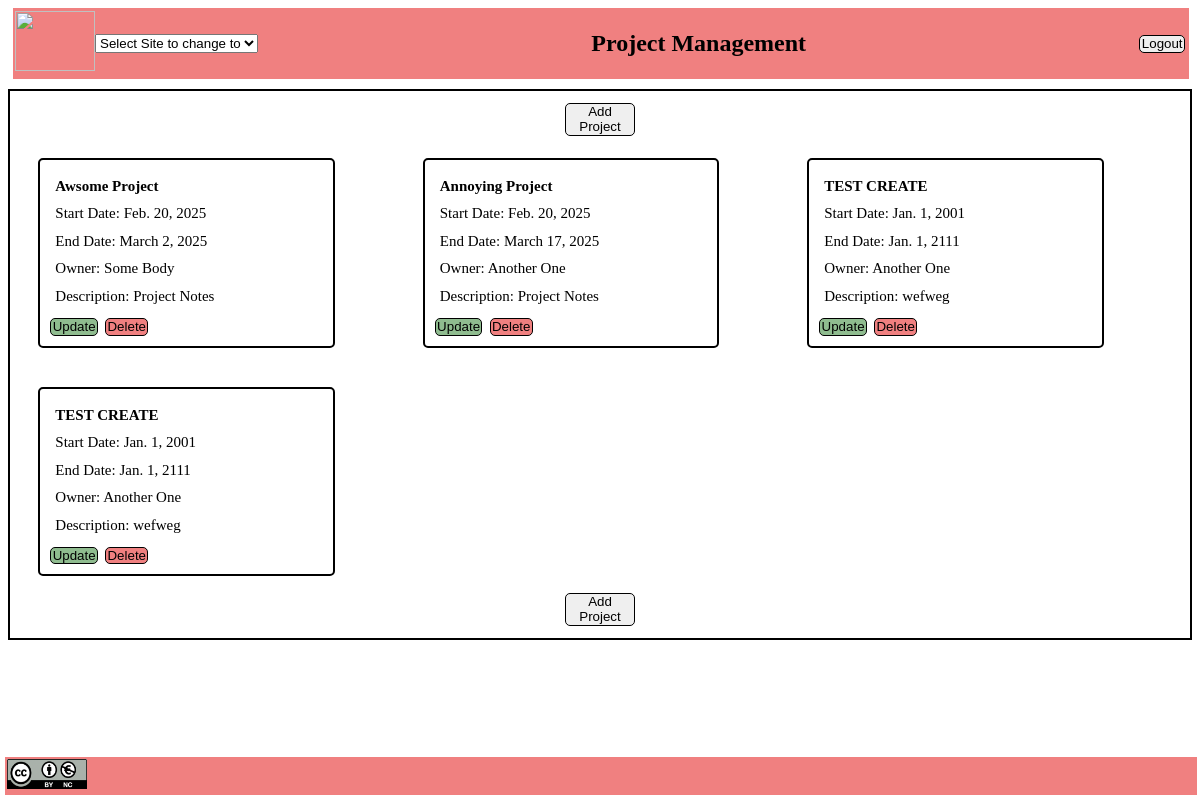
The app's page /projects/, older data.
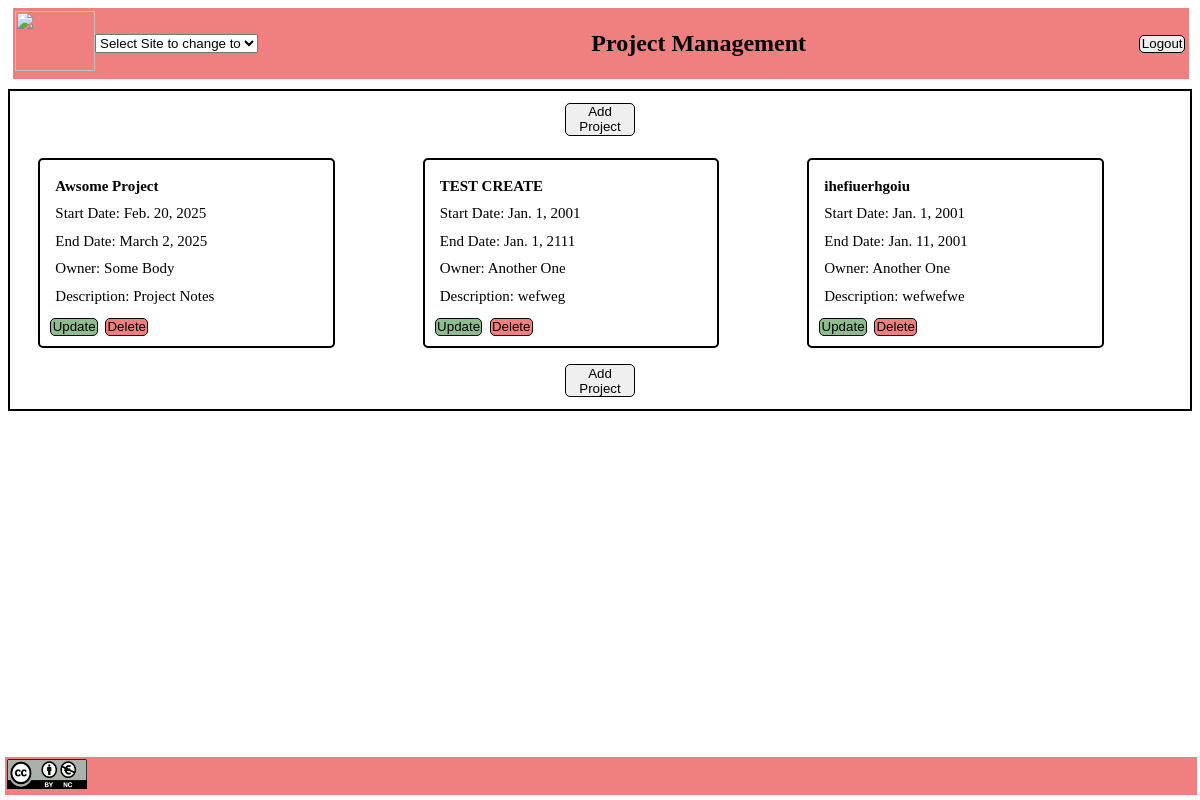
The same page, newer data.
### Projektmanagement/models.py (models this page shows, shortened)
class Project(models.Model):
    name = models.CharField(max_length=100)
    start_date = models.DateField(null=True, blank=True)
    end_date = models.DateField(null=True, blank=True)
    notes = models.TextField(null=True, blank=True)
    owner = models.ForeignKey(User, on_delete=models.DO_NOTHING)

class User(models.Model):
    firstName = models.CharField(max_length=255, null=True)
    lastName = models.CharField(max_length=255, null=True)
    role = models.CharField(max_length=50)
    workhours = models.IntegerField(null=True)
    def __str__(self):
        return self.firstName + ' ' + self.lastName

### Projektmanagement/views.py (the view)
# urls.py: path('projects/', views.project_overview, name='project_overview'),
def project_overview(request):
    all_projects = Project.objects.all().order_by('id')
    paginator = Paginator(all_projects, 6)
    page_number = request.GET.get('page')
    projects = paginator.get_page(page_number)
    return render(request, 'Project/ProjectOverview.html', {'projects': projects})

### Projektmanagement/Templates/Project/ProjectOverview.html (shortened to what this page needs)
{% extends "baseTemplate.html" %}
{% block content %}
    <div class="outer-container">
        {% include 'Project/Button.html' %}
        {% for project in projects %}
            {% if forloop.counter0|divisibleby:"3" %}
                <div class="row">
            {% endif %}
        <div class="container">
            <a class="project-link" href="{% url 'tasks_overview' project.id %}">
                <div class="entry">
                    <h3 class="text">{{ project.name }}</h3>
                    <p class="text">Start Date: {{ project.start_date }}</p>
                    <p class="text">End Date: {{ project.end_date }}</p>
                    <p class="text">Owner: {{ project.owner }}</p>
                    <p class="text description">Description: {{ project.notes | truncatechars:20 }}</p>
                </div>
            </a>
            <div class="action-buttons">
                <a href="{% url 'project_update' project.id %}">
                    <button type="button" style="background: darkseagreen;">Update</button>
                </a>
                <a href="{% url 'project_delete' project.id %}">
                    <button type="button" style="background: lightcoral;">Delete</button>
                </a>
            </div>
        </div>
        {% if forloop.counter|divisibleby:"3" or forloop.last %}
            </div>
        {% endif %}
        {% empty %}
            <p>Keine Einträge vorhanden.</p>
        {% endfor %}
        {% include 'Project/Button.html' %}
    </div>
{% endblock %}

### Projektmanagement/Templates/baseTemplate.html (shortened to what this page needs)
{% load static %}
<!DOCTYPE html>
<html>
<head>
    <link rel="stylesheet" type="text/css" href="{% static 'styles.css' %}">
</head>
<body>
<div class="header-container">
    <a href="{% url 'project_overview' %}">
        <img id="logo" src="{% static 'logo.png' %}" class="top-left-image">
    </a>
    <form method="get" action="{% url 'main' %}">
        <select name="destination" onchange="this.form.submit()">
            <option value="default">Select Site to change to</option>
        </select>
    </form>
    <h2 class="center">Project Management</h2>
    <form method="post" action="{% url 'logout' %}">
        <button type="submit" class="btn btn-danger" style="margin-right: 5px;">Logout</button>
    </form>
</div>
{% block content %}
{% endblock %}
<footer class="footer">
    <img id="cc" src="{% static 'CC_BY_NC.png' %}" class="cc-image" alt="Creative Commons Licence CC BY NC">
</footer>
</body>
</html>

### Projektmanagement/Templates/Project/Button.html (shortened to what this page needs)
<div class="global-crud">
    <a href="{% url 'project_create' %}">
        <button type="button">Add Project</button>
    </a>
</div>

### Projektmanagement/static/styles.css (style rules this page uses)
button { padding-top: 0.75%; padding-bottom: 0.75%; padding-left: 3%; padding-right: 3%; border: 1px solid black; border-radius: 5px; }

### Projektmanagement/Templates/baseTemplate.html (style rules this page uses)
.header-container { display: flex; align-items: center; justify-content: space-between; background-color: lightcoral; margin: 5px 5px 10px; width: 99%; padding: 2px; }
.top-left-image { width: 80px; height: 60px; }
.cc-image { width: 80px; height: 30px; }
.center { flex-grow: 1; text-align: center; }
.footer { position: fixed; left: 0; bottom: 0; width: 99%; background-color: lightcoral; padding: 2px; margin: 10px 10px 5px 5px; }

### Projektmanagement/Templates/Project/ProjectOverview.html (style rules this page uses)
.outer-container { gap: 3%; padding: 1%; border: black solid 2px; }
.container { border: 2px solid black; border-radius: 5px; margin: 5%; padding: 10px; }
.row { display: grid; grid-template-columns: 30% 30% 30%; gap: 5%; margin-top: 0.5%; width: 95%; }
.text { font-size: 15px; margin: 5px; line-height: 1.5; }
.description { overflow: hidden; text-overflow: ellipsis; white-space: nowrap; }
.project-link { display: block; text-decoration: none; color: inherit; }
.action-buttons { margin-top: 10px; display: flex; gap: 10px; }

### Projektmanagement/Templates/Project/Button.html (style rules this page uses)
.global-crud { display: flex; justify-content: center; gap: 5%; }

Row changes from the older to the newer data that the page shows:
removed Project: name "Annoying Project", start_date "Feb. 20, 2025", end_date "March 17, 2025", owner "Another One", notes "Project Notes"
removed Project: name "TEST CREATE", start_date "Jan. 1, 2001", end_date "Jan. 1, 2111", owner "Another One", notes "wefweg"
added Project: name "ihefiuerhgoiu", start_date "Jan. 1, 2001", end_date "Jan. 11, 2001", owner "Another One", notes "wefwefwe"
